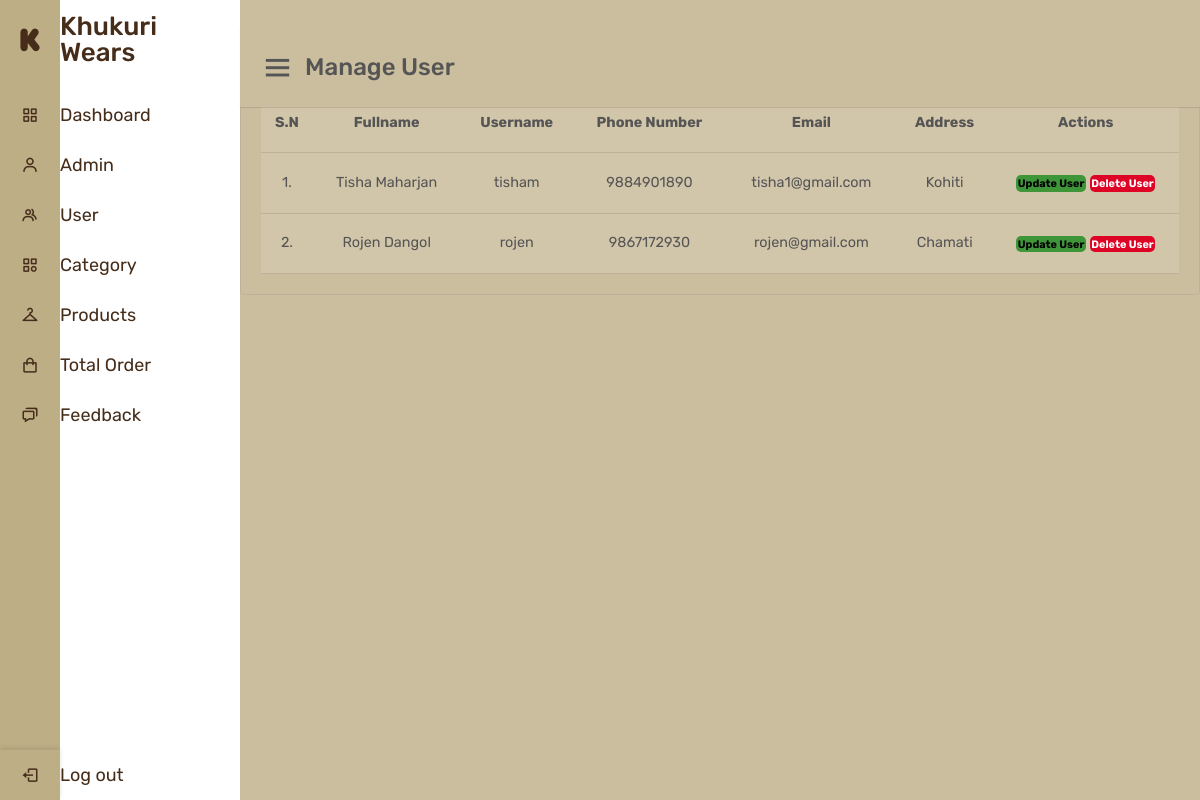
The page /admin/manage-user.php (signed in) on the database its author committed.
### tables this page shows
CREATE TABLE `user` (
  `id` int(11) NOT NULL,
  `fullname` varchar(255) DEFAULT NULL,
  `username` varchar(100) DEFAULT NULL,
  `password` varchar(255) DEFAULT NULL,
  `phone` varchar(255) DEFAULT NULL,
  `email` varchar(150) NOT NULL,
  `address` varchar(100) DEFAULT NULL
);

### config/include.php (called while the page is built, shortened)
<?php
  $home="http://localhost/Khukuri-wears/";
?>

### admin/manage-user.php (the view, shortened to what this page needs)
<?php
  include('navbar.php');
?>
<div class="main-content">
  <div class="wrapper">
    <br>
    <br>
    <br>
    <nav>
        <div class="sidebar-button">
          <i class="bx bx-menu sidebarBtn"></i>
          <span class="dashboard">Manage User</span>
        </div>
      </nav>
    <div>
      <table class='tbl-full'>
        <tr>
          <th>S.N</th>
          <th>Fullname</th>
          <th>Username</th>
          <th>Phone Number</th>
          <th>Email</th>
          <th>Address</th>
          <th>Actions</th>
        </tr>
        <?php
            $sql="Select * FROM user";
            $res=mysqli_query($conn,$sql);
            if($res==TRUE){
              $count=mysqli_num_rows($res);
              $sn=1;
              if($count>0){
                while($rows=mysqli_fetch_assoc($res)){
                  $id=$rows['id'];
                  $fullname=$rows['fullname'];
                  $username=$rows['username'];
                  $phone=$rows['phone'];
                  $email=$rows['email'];
                  $address=$rows['address'];
                  ?>
        <tr class="container hover">
          <td class="text-center"><?php echo $sn++; ?>.</td>
          <td class="text-center"><?php echo $fullname++; ?></td>
          <td class="text-center"><?php echo $username; ?></td>
          <td class="text-center"><?php echo $phone; ?></td>
          <td class="text-center"><?php echo $email; ?></td>
          <td class="text-center"><?php echo $address; ?></td>
          <td style="text-align: center;">
            <a href="<?php echo $home;?>admin/update-user.php?id=<?php echo $id; ?>" class="btn btn-secondary">Update
              User</a>
            <a href="<?php echo $home;?>admin/delete-user.php?id=<?php echo $id; ?>" class="btn btn-danger">Delete
              User</a>
          </td>
        <tr>
          <?php
                }
              }
              else{
            }
            }
          ?>
      </table>
    </div>
  </div>
</div>

### admin/navbar-style.css (style rules this page uses)
* { margin: 0; padding: 0; box-sizing: border-box; font-family: 'Rubik', sans-serif; }
nav .sidebar-button i { font-size: 35px; margin-right: 10px; }

### css/admin-new.css (style rules this page uses)
.main-content { position: relative; background: #cbbe9e; min-height: 100vh; width: calc(100% - 240px); left: 240px; transition: all 0.5s ease; }
.main-content nav { display: flex; justify-content: space-between; height: 80px; background: #cbbe9e; display: flex; align-items: center; position: fixed; width: calc(100% - 240px); left: 240px; z-index: 100; padding: 0 20px; box-shadow: 0 1px 1px rgba(0, 0, 0, 0.1); transition: all 0.5s ease; }
.main-content nav .sidebar-button { display: flex; align-items: center; font-size: 24px; font-weight: 500; }
.main-content nav .sidebar-button i { cursor: pointer; }
.text-center { text-align: center; }
table { border: 1px solid #bdb299; padding: 20px; border-radius: 1%; border-spacing: 0; margin: auto; }
.tbl-full { margin-top: 5rem; width: 100%; font-size: 1.6rem; text-align: center; }
table tr th { border-bottom: 1px solid #bdb299; padding: 2.5rem 1rem; text-align: center; background-color: #d2c6aa; }
table tr td { padding: 2.5rem 1rem; text-align: left; border-bottom: 1px solid #bdb299; }
tr { background-color: #d2c6aa; }
.btn-secondary { background-color: #3e9639; padding: 1%; color: black; text-decoration: none; font-weight: bold; border: none; font-size: 1.2rem; border-radius: 5px; }
.btn-danger { background-color: #dd0426; padding: 1%; color: white; text-decoration: none; font-weight: bold; border: none; font-size: 1.2rem; border-radius: 5px; }

### css/general.css (style rules this page uses)
* { padding: 0; margin: 0; box-sizing: border-box; }
html { font-size: 62.5%; overflow-x: hidden; }
body { font-family: "Rubik", sans-serif; line-height: 1; font-weight: 400; color: #555; overflow-x: hidden; }
.container { max-width: 120rem; margin: 0 auto; padding: 0 3.2rem; }

### css/queries.css (style rules this page uses)
@media (max-width: 75em) { html { font-size: 56.25%; } }

### rows shown on the page
user: username "tisham", phone "9884901890", email "tisha1@gmail.com", address "Kohiti"
user: username "rojen", phone "9867172930", email "rojen@gmail.com", address "Chamati"
